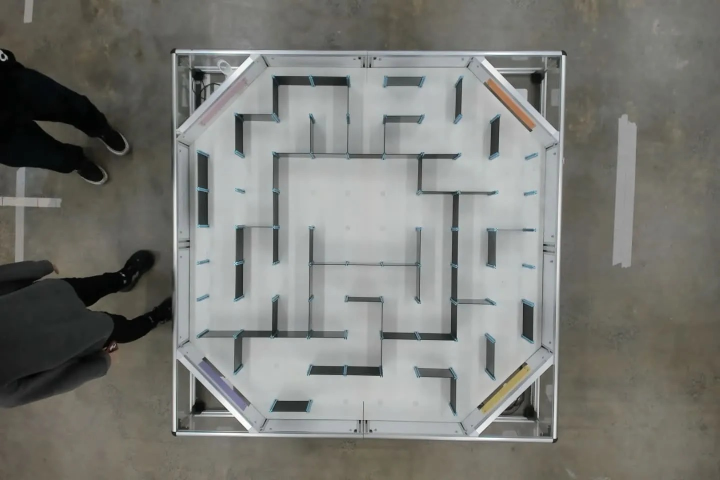
#> input picture computer_vision/maze_images/eg.jpg, 1440 x 960 px (shown at 1/2 size)
$ python maze_vision.py
#> lines starting #> are read from the running program, lines starting #| are printed output that depends on the picture; after the words box and inside, x2 and y2 are one past the last pixel; in counts of white or black regions, pixels touching at a corner belong together
"""
Overhead-camera maze image processing.

Turns a raw camera photo of the maze into a perspective-corrected,
binary occupancy image: detect the four coloured corner markers (or
let the user click them), warp the maze to a square, threshold walls
in HSV space, and split the result into a 9x9 grid of cells with
per-cell wall booleans.
"""

import cv2
import numpy as np
import matplotlib.pyplot as plt


# [618 lines left out: functions find_colour_marker, detect_corner_markers, detect_corner_markers_manual, load_and_process_image, process_image, split_into_cells and 10 more, not called in this run]


def tune_wall_hsv_threshold(image_path="maze_images/eg.jpg", display_scale=0.4):
    """
    Interactive HSV trackbar tool for picking the wall-threshold
    bounds used by `process_image`. Press ESC to quit.
    """
#> called with image_path = 'maze_images/eg.jpg', display_scale = 0.4

    img = cv2.imread(image_path)
#> img is the input picture: shape (960, 1440, 3); mean B, G, R 116.9, 121.9, 121.3

    if img is None:
        raise FileNotFoundError(f"Could not load image: {image_path}")

    width = int(img.shape[1] * display_scale)
#> width = 576
    height = int(img.shape[0] * display_scale)
#> height = 384
    img = cv2.resize(img, (width, height), interpolation=cv2.INTER_AREA)
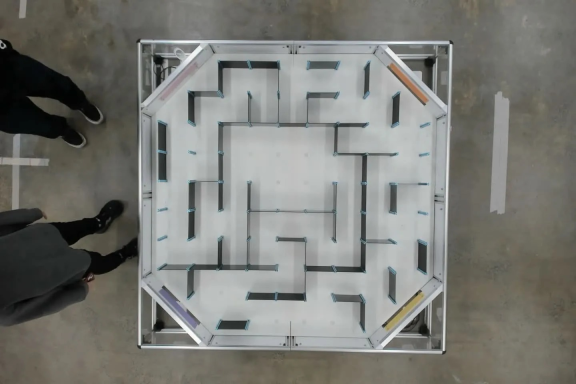
#> img: shape (384, 576, 3); mean B, G, R 116.9, 121.9, 121.3
    hsv = cv2.cvtColor(img, cv2.COLOR_BGR2HSV)
#> hsv: shape (384, 576, 3); mean H, S, V 51.3, 22.5, 123.6

    def callback(_):
        pass

    cv2.namedWindow("controls", cv2.WINDOW_NORMAL)
    cv2.resizeWindow("controls", 550, 10)

    cv2.createTrackbar("low H", "controls", 0, 179, callback)
#> slider 'low H' is set to 35
    cv2.createTrackbar("high H", "controls", 179, 179, callback)
    cv2.createTrackbar("low S", "controls", 0, 255, callback)
#> slider 'low S' is set to 51
    cv2.createTrackbar("high S", "controls", 255, 255, callback)
    cv2.createTrackbar("low V", "controls", 0, 255, callback)
#> slider 'low V' is set to 51
    cv2.createTrackbar("high V", "controls", 255, 255, callback)

    while True:
        low = (
            cv2.getTrackbarPos("low H", "controls"),
            cv2.getTrackbarPos("low S", "controls"),
            cv2.getTrackbarPos("low V", "controls"),
        )
        high = (
            cv2.getTrackbarPos("high H", "controls"),
            cv2.getTrackbarPos("high S", "controls"),
            cv2.getTrackbarPos("high V", "controls"),
        )

        mask = cv2.inRange(hsv, np.array(low, np.uint8), np.array(high, np.uint8))
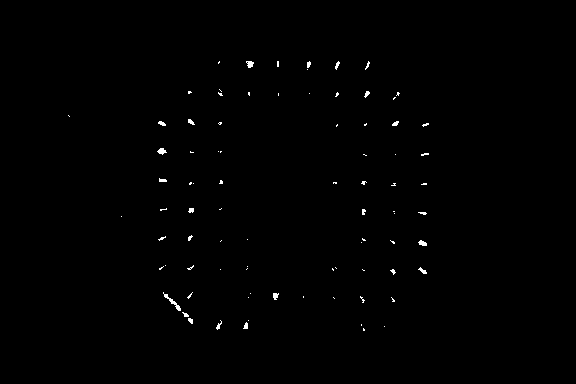
#> mask: shape (384, 576); 0.43% white in thin lines or dots, all inside (x1, y1, x2, y2) = (68, 61, 429, 331)
        res = cv2.bitwise_and(img, img, mask=mask)

        cv2.imshow("mask", mask)
        cv2.imshow("res", res)

        if cv2.waitKey(1) & 0xFF == 27:
#> (key Esc is pressed here)
            break

    cv2.destroyAllWindows()
    print(f"low HSV = {low}, high HSV = {high}")


if __name__ == "__main__":
    tune_wall_hsv_threshold()

$ run again, with computer_vision/maze_images/amir_photo.jpg copied over computer_vision/maze_images/eg.jpg
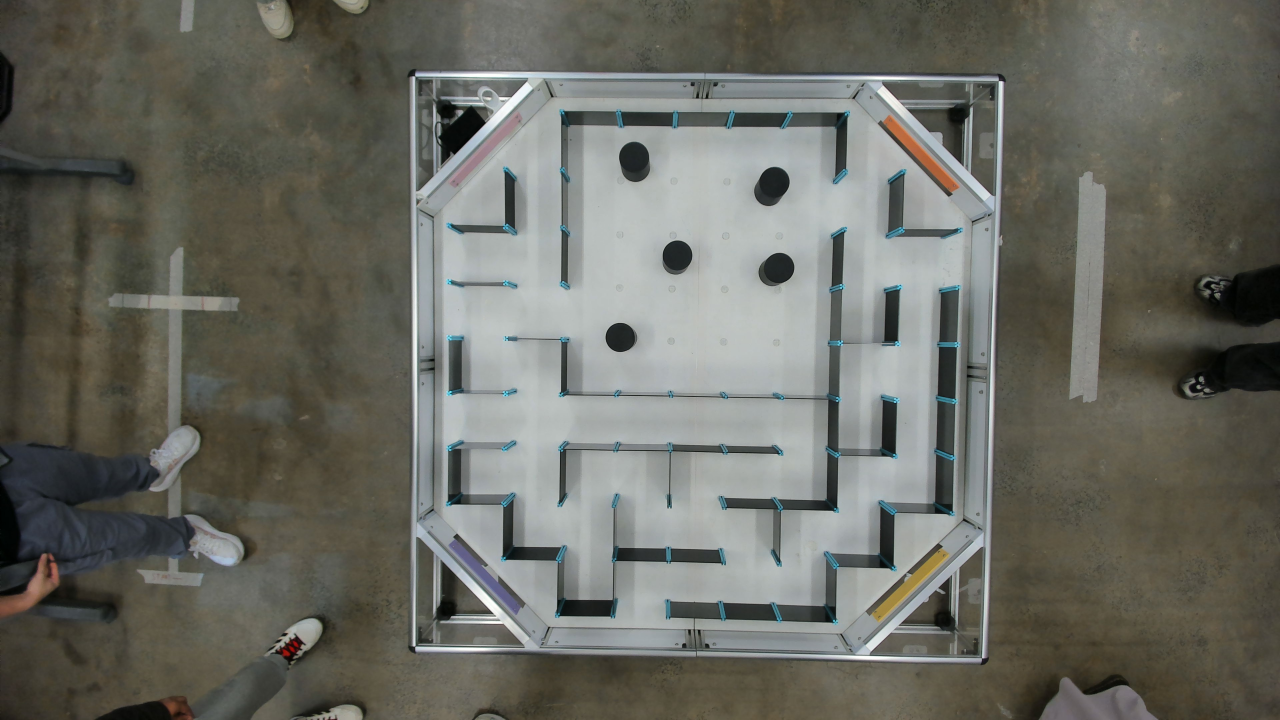
#> input picture computer_vision/maze_images/amir_photo.jpg, 3840 x 2160 px (shown at 1/3 size)
#> in tune_wall_hsv_threshold, img is the input picture: shape (2160, 3840, 3); mean B, G, R 98.7, 106.5, 105.8
#> img: shape (864, 1536, 3)
#> hsv: shape (864, 1536, 3); mean H, S, V 49.6, 37.1, 109
#> in tune_wall_hsv_threshold, `mask = cv2.inRange(hsv, np.array(low, np.uint8), np.array(high, np.uin..`:
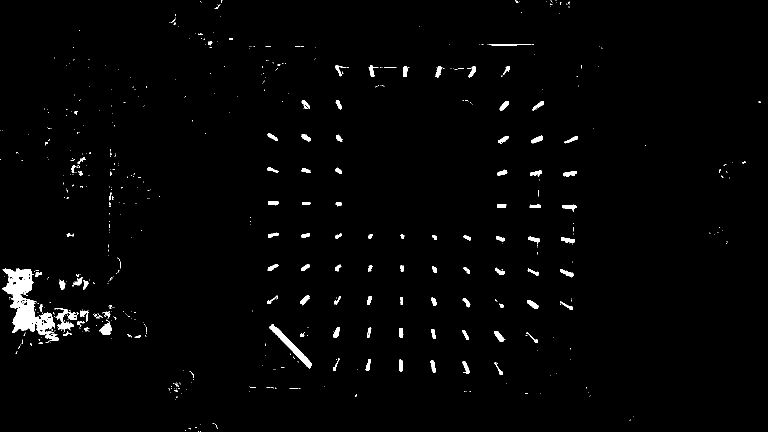
#> mask: shape (864, 1536) (shown at 1/2 size); 1.6% white; 573 white regions (468 under 20 px), largest, box (x1, y1, x2, y2) and area: (5, 537, 118, 686) 6138, (539, 648, 624, 737) 1293, (109, 617, 156, 661) 747
#> in tune_wall_hsv_threshold, `res = cv2.bitwise_and(img, img, mask=mask)`:
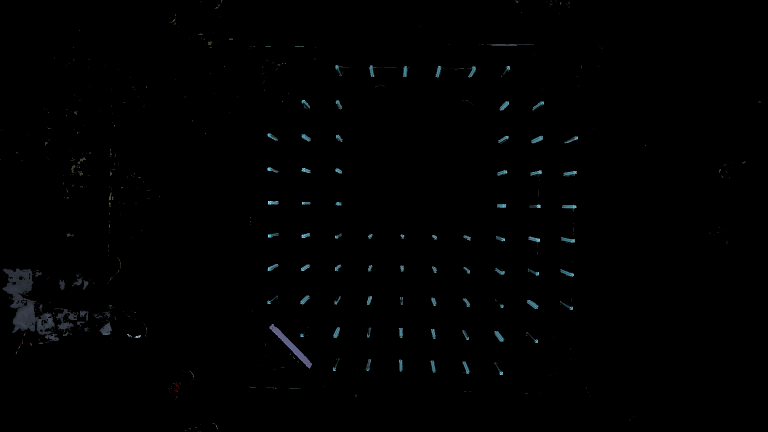
#> res: shape (864, 1536, 3) (shown at 1/2 size); mean B, G, R 1.5, 1.3, 1

$ run again, with computer_vision/maze_images/cam_1_1.jpg copied over computer_vision/maze_images/eg.jpg
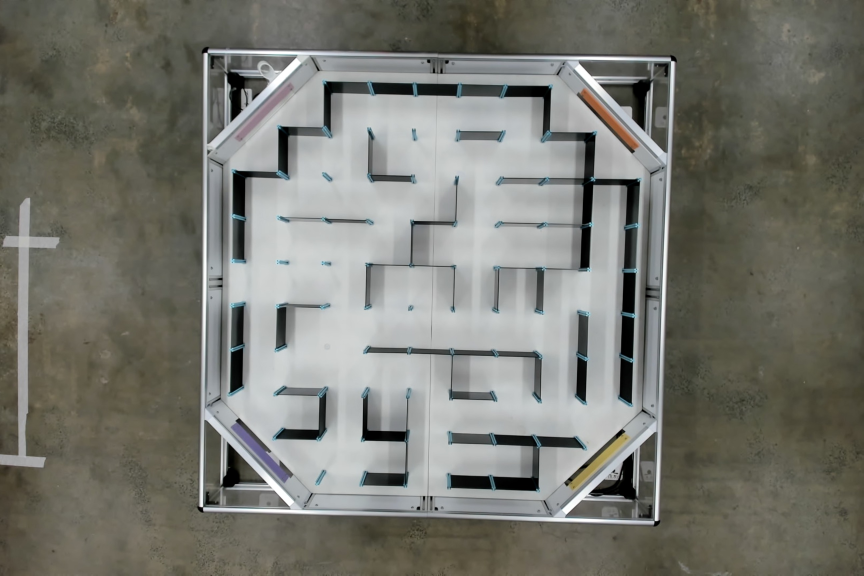
#> input picture computer_vision/maze_images/cam_1_1.jpg, 2590 x 1726 px (shown at 1/3 size)
#> in tune_wall_hsv_threshold, img is the input picture: shape (1726, 2590, 3); mean B, G, R 111.8, 119.4, 119
#> in tune_wall_hsv_threshold, `img = cv2.resize(img, (width, height), interpolation=cv2.INTER_AREA)`:
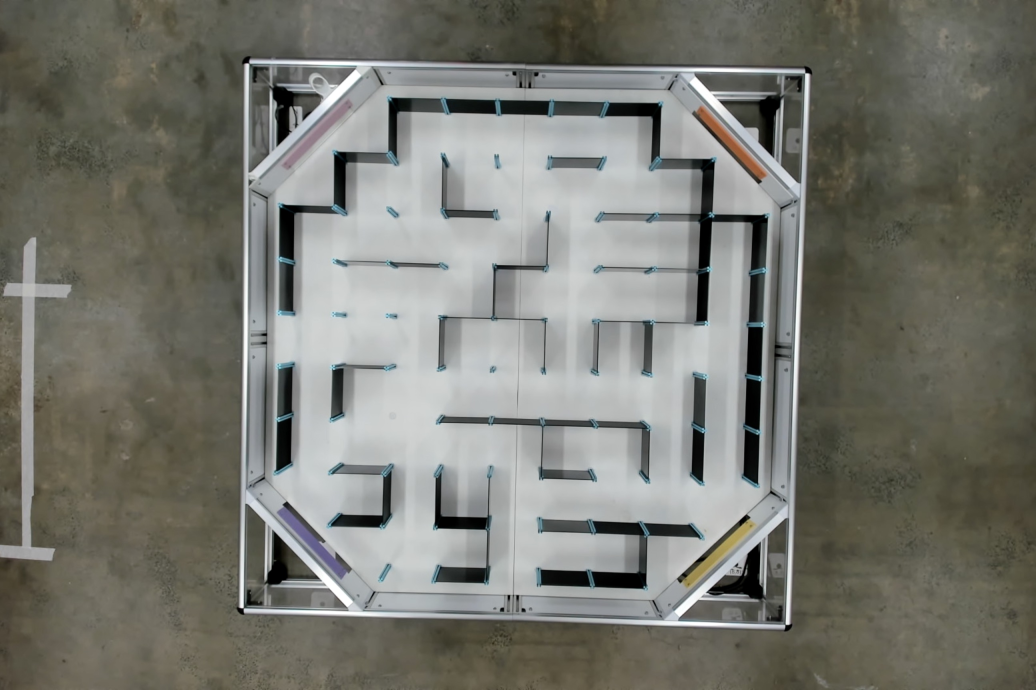
#> img: shape (690, 1036, 3); mean B, G, R 111.8, 119.4, 119
#> hsv: shape (690, 1036, 3); mean H, S, V 50.7, 30.8, 121.2
#> in tune_wall_hsv_threshold, `mask = cv2.inRange(hsv, np.array(low, np.uint8), np.array(high, np.uin..`:
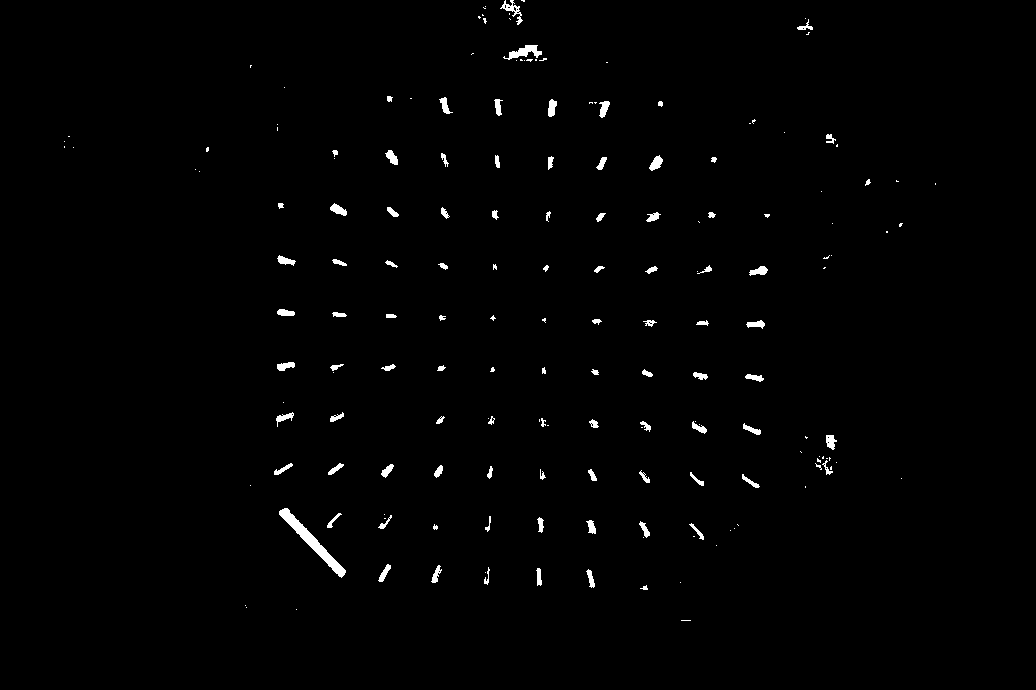
#> mask: shape (690, 1036); 0.98% white; 178 white regions (88 under 20 px), largest, box (x1, y1, x2, y2) and area: (279, 508, 346, 578) 842, (503, 45, 542, 60) 262, (500, 0, 523, 25) 166
